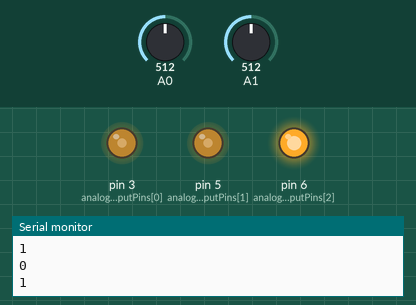
Recording of a sketch running on a simulated Arduino Uno, built with avr-gcc and run on an emulated ATmega328P. On the bench: output pins drawn as LEDs (lit = HIGH), the last lines printed to the serial monitor. Inputs (shaded band) come from the test bench; at power-on: A0 = 512, A1 = 512.

Above: at 1.2 s.
1.3 s: A0 set to 492
At 2.4 s:
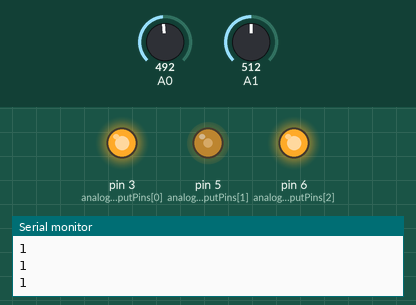
2.9 s: A1 set to 482
At 3.7 s:
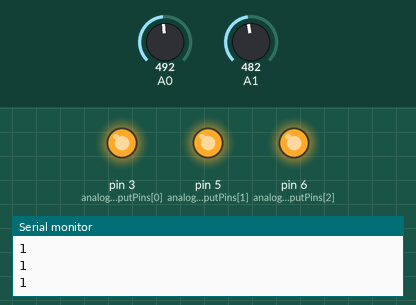
4.5 s: A0 set to 510
At 5.0 s:
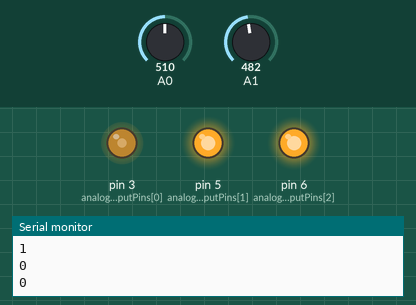
7.7 s: A0 set to 490
At 8.8 s:
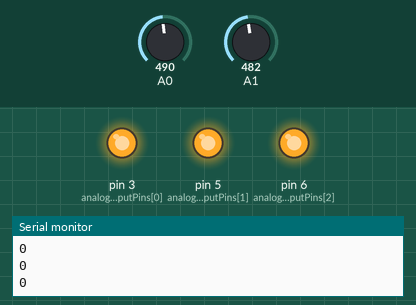
9.3 s: A0 set to 511
At 10.1 s:
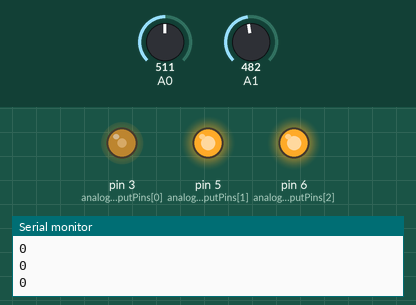
Timing chart, 0 to 11.9 s (numbered marks = the images above; inputs shaded):
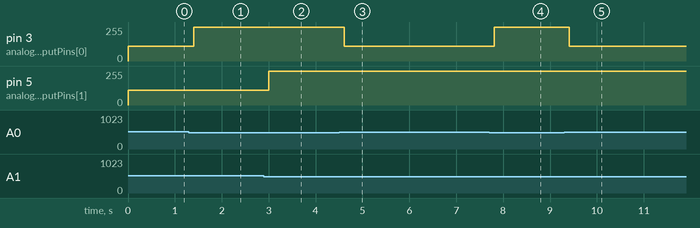

Measured:
- the behaviour switches between 501 and 500 on A0 (found by bisection; images 0 and 1)
- the behaviour switches between 501 and 500 on A1 (found by bisection; images 1 and 2)
- after the input at 1.3 s, pin 3 (analogOutputPins[0]): 110/255 → 255/255 after 0.10 s
- after the input at 2.9 s, pin 5 (analogOutputPins[1]): 110/255 → 255/255 after 0.11 s
- after the input at 4.5 s, pin 3 (analogOutputPins[0]): 255/255 → 110/255 after 0.11 s
- after the input at 7.7 s, pin 3 (analogOutputPins[0]): 110/255 → 255/255 after 0.11 s
- after the input at 9.3 s, pin 3 (analogOutputPins[0]): 255/255 → 110/255 after 0.12 s

The sketch:

tickleBand.ino
```cpp
#define IO_PAIRS 3
int analogOutputPins[] = {3,5,6};
int analogInputPins[] = {0,1,2};
char incomingByte = 0;
boolean DEBUG = false;

void setup()
{
  Serial.begin(9600);
  for(int i=0; i<IO_PAIRS; i++){
    pinMode(analogOutputPins[i], OUTPUT);
  }
  analogWrite(6, 255);
}

void loop()
{
  if(DEBUG){
    Serial.println(String(analogRead(analogInputPins[0])) + " " + analogRead(analogInputPins[1]) + " " + analogRead(analogInputPins[2]));
  }
  for(int i=0; i<IO_PAIRS -1; i++){
    int pressureValue = analogRead(analogInputPins[i]);
    if(pressureValue > 500){
      analogWrite(analogOutputPins[i], 110);
      Serial.println(i, DEC);
    }
    else{
      analogWrite(analogOutputPins[i], 255);
    }
  }
  if (Serial.available() > 0) {
          // read the incoming byte:
          incomingByte = Serial.read();
          // say what you got:
          if(incomingByte = '1'){
            Serial.println("One");
          }
          else if(incomingByte = '2'){
            Serial.println("Two");
          }
          else if(incomingByte = '3'){
            Serial.println("Three");
          }
          Serial.print("I received: ");
          Serial.println(incomingByte);
  }
  // Wait 100 milliseconds
  delay(200);
}
```
